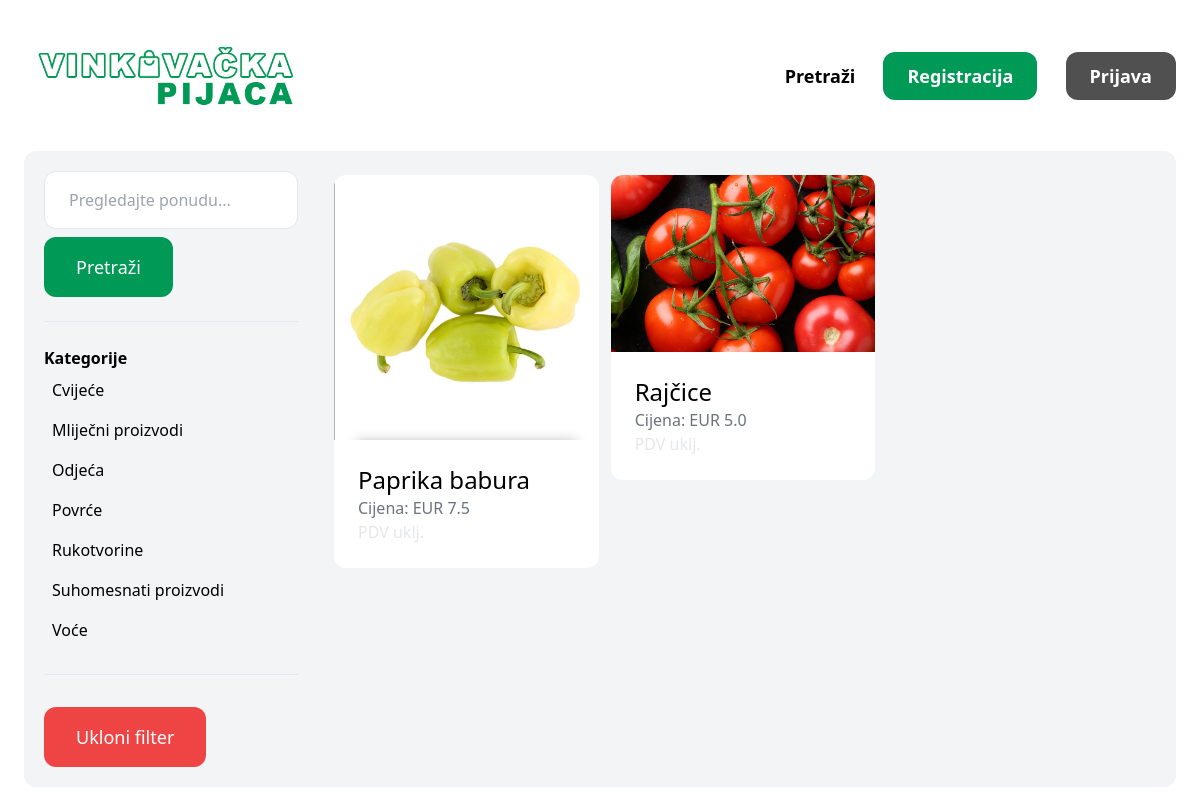
Page /items/ on the earlier database version.
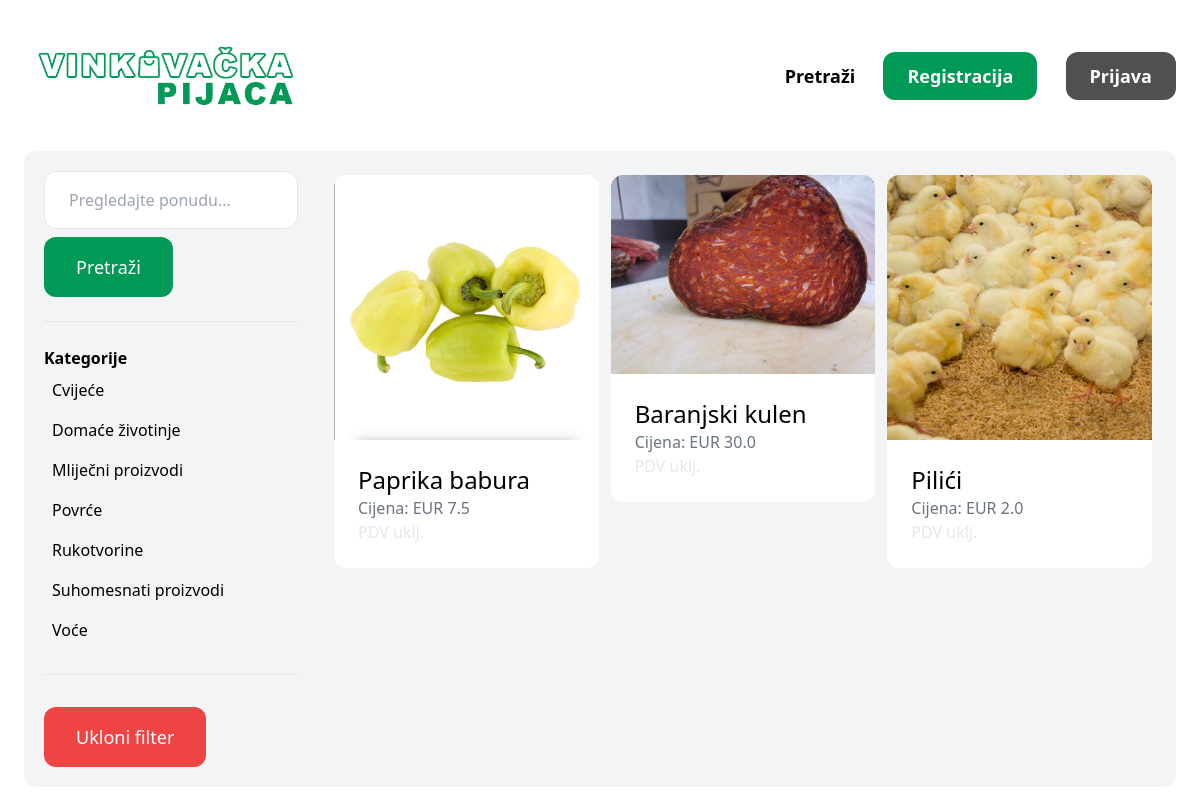
Same page on the later database version.
### item/models.py (models this page shows, shortened)
class Category(models.Model):
    naziv = models.CharField(max_length=255)
    class Meta:
        ordering = ('naziv',)
        verbose_name_plural = 'Categories'

class Item(models.Model):
    kategorija = models.ForeignKey(Category, related_name='items', on_delete=models.CASCADE)
    naziv = models.CharField(max_length=255)
    opis = models.TextField(blank=True, null=True)
    cijena = models.FloatField()
    slika = models.ImageField(upload_to='item_images', blank=True, null=True)
    created_at = models.DateTimeField(auto_now_add=True)
    created_by = models.ForeignKey(User, related_name='items', on_delete=models.CASCADE)

### item/views.py (the view)
# urls.py: path('items/', views.items, name='items'),
def items(request):
    query = request.GET.get('query', '')
    categories = Category.objects.all()
    category_id = request.GET.get('category', 0)
    items = Item.objects.all()
    if category_id:
        items = items.filter(kategorija_id=category_id)
    if query:
        items = items.filter(Q(naziv__icontains=query) | Q(opis__icontains=query))
    context = {
        'items': items,
        'query': query,
        'categories': categories,
        'category_id': int(category_id),
    }
    return render(request, 'item/items.html', context)

### item/templates/item/items.html (shortened to what this page needs)
{% extends 'home/base.html' %}
{% block content %}
    <div class="p-3 grid grid-cols-4 gap-4 bg-gray-100 rounded-xl">
        <div class="col-span-1 px-2 py-2">
            <form method="get" action="{% url 'item:items' %}">
                <input name="query" class="w-full py-4 px-6 border rounded-xl" type="text" value="{{ query }}" placeholder="Pregledajte ponudu...">
                <button id="inb" class="mt-2 py-4 px-8 text-lg text-white rounded-xl">Pretraži</button>
            </form>
            <hr class="my-6">
            <p class="font-semibold"><b>Kategorije</b></p>
            <ul>
                {% for category in categories %}
                    <li class="py-2 px-2 rounded-xl{% if category.id == category_id %} bg-gray-200{% endif %}">
                        <a href="{% url 'item:items' %}?query={{ query }}&category={{ category.id }}">{{ category.naziv }}</a>
                    </li>
                {% endfor %}
            </ul>
            <hr class="my-6">
            <ul>
                <li>
                    <a href="{% url 'item:items' %}" class="mt-2 py-4 px-8 inline-block text-lg rounded-xl text-white bg-red-500 hover:bg-red-700">Ukloni filter</a>
                </li>
            </ul>
        </div>
        <div class="col-span-3">
            <div class="grid grid-cols-3 gap-3 py-3 px-3">
                {% for item in items %}
                    <div class="hover:scale-105 ease-in-out duration-300">
                        <a href="{% url 'item:detail' item.id %}">
                            <div>
                                <img src="{{ item.slika.url }}" class="rounded-t-xl">
                            </div>
                            <div class="p-6 bg-white rounded-b-xl">
                                <h2 class="text-2xl">{{ item.naziv }}</h2>
                                <p class="text-gray-500">Cijena: EUR {{ item.cijena }}</p>
                                <p class="text-gray-200">PDV uklj.</p>
                            </div>
                        </a>
                    </div>
                {% endfor %}
            </div>
        </div>
    </div>
{% endblock %}

### home/templates/home/base.html (shortened to what this page needs)
{% load static %}
<!doctype html>
<html>
    <head>
        <script src="https://cdn.tailwindcss.com"></script>
    </head>
    <body>
        <nav class="py-6 px-6 flex justify-between items-center">
            <a href="/"><img src="/media/design/vkPijaca.png" class="px-0 py-0" width="60%" height="60%"></a>
            <div class="space-x-6">
                {% if request.user.is_authenticated and request.user.is_superuser %}
                    <a href="{% url 'item:items' %}" class="text-lg font-semibold hover:text-green-700">Proizvodi</a>
                    <a href="{% url 'item:categories' %}" class="text-lg font-semibold hover:text-green-700">Kategorije</a>
                    {% if request.user.is_authenticated %}
                        <a href="{% url 'home:logout' %}" class="px-6 py-3 text-lg font-semibold bg-red-500 text-white rounded-xl hover:bg-red-700">Odjava</a>
                    {% else %}
                        <a href="{% url 'home:signup' %}" id="inb" class="px-6 py-3 text-lg font-semibold text-white rounded-xl">Registracija</a>
                        <a href="{% url 'home:login' %}" id="dash" class="px-6 py-3 text-lg font-semibold text-white rounded-xl">Prijava</a>
                    {% endif %}
                {% else %}
                    <a href="{% url 'item:items' %}" class="text-lg font-semibold hover:text-green-700">Pretraži</a>
                    {% if request.user.is_authenticated %}
                        <a href="{% url 'item:new' %}" class="text-lg font-semibold hover:text-green-700">Novi proizvod</a>
                        <a href="{% url 'wishlist:index' %}" class="text-lg font-semibold hover:text-green-700">Košarica</a>
                        <a href="{% url 'conversation:inbox' %}" class="text-lg font-semibold hover:text-green-700">Sandučić</a>
                        <a href="{% url 'dashboard:index' %}" class="text-lg font-semibold hover:text-green-700">Vaši proizvodi</a>
                        <a href="{% url 'home:logout' %}" class="px-6 py-3 text-lg font-semibold bg-red-500 text-white rounded-xl hover:bg-red-700">Odjava</a>
                    {% else %}
                        <a href="{% url 'home:signup' %}" id="inb" class="px-6 py-3 text-lg font-semibold text-white rounded-xl">Registracija</a>
                        <a href="{% url 'home:login' %}" id="dash" class="px-6 py-3 text-lg font-semibold text-white rounded-xl">Prijava</a>
                    {% endif %}
                {% endif %}
            </div>
        </nav>
        <div class="px-6 pb-6">
            {% block content %}
            {% endblock %}
        </div>
    </body>
</html>

### home/templates/home/base.html (style rules this page uses)
#inb { background-color: #009956; }
#dash { background-color: #505050; }

Differences in the rows shown:
removed Category: naziv "Odjeća"
removed Item: slika (picture), naziv "Rajčice", cijena "5.0"
added Category: naziv "Domaće životinje"
added Item: slika (picture), naziv "Baranjski kulen", cijena "30.0"
added Item: slika (picture), naziv "Pilići", cijena "2.0"
